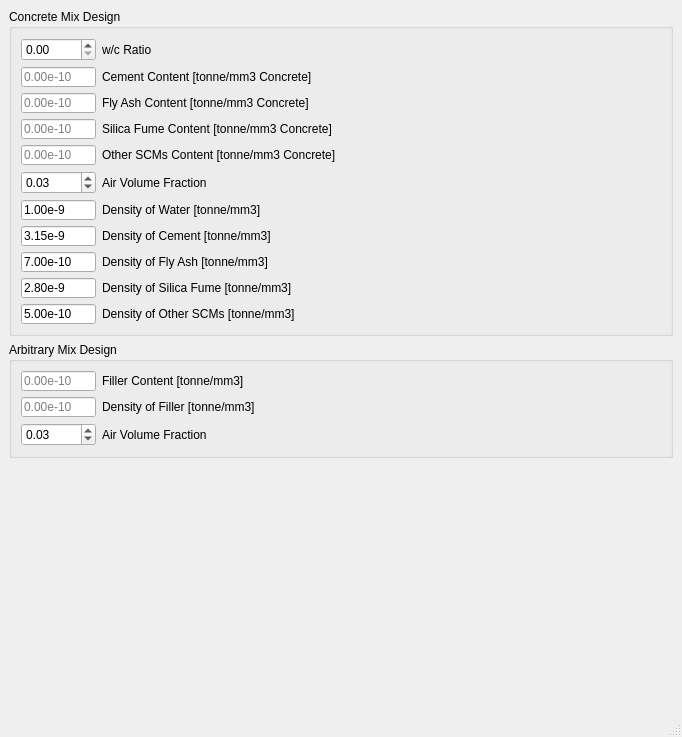
<?xml version="1.0" encoding="UTF-8"?>
<ui version="4.0">
 <class>MainWindow</class>
 <widget class="QMainWindow" name="MainWindow">
  <property name="geometry">
   <rect>
    <x>0</x>
    <y>0</y>
    <width>682</width>
    <height>737</height>
   </rect>
  </property>
  <property name="sizePolicy">
   <sizepolicy hsizetype="Expanding" vsizetype="Preferred">
    <horstretch>0</horstretch>
    <verstretch>0</verstretch>
   </sizepolicy>
  </property>
  <property name="windowTitle">
   <string>MainWindow</string>
  </property>
  <widget class="QWidget" name="centralwidget">
   <property name="sizePolicy">
    <sizepolicy hsizetype="Expanding" vsizetype="Expanding">
     <horstretch>0</horstretch>
     <verstretch>0</verstretch>
    </sizepolicy>
   </property>
   <layout class="QGridLayout" name="gridLayout_2">
    <item row="0" column="0">
     <widget class="QGroupBox" name="groupBox">
      <property name="title">
       <string>Concrete Mix Design</string>
      </property>
      <layout class="QVBoxLayout" name="verticalLayout">
       <item>
        <layout class="QHBoxLayout" name="horizontalLayout">
         <item>
          <widget class="QDoubleSpinBox" name="wcRatio">
           <property name="sizePolicy">
            <sizepolicy hsizetype="Fixed" vsizetype="Fixed">
             <horstretch>0</horstretch>
             <verstretch>0</verstretch>
            </sizepolicy>
           </property>
           <property name="minimumSize">
            <size>
             <width>75</width>
             <height>0</height>
            </size>
           </property>
           <property name="suffix">
            <string/>
           </property>
          </widget>
         </item>
         <item>
          <widget class="QLabel" name="label_6">
           <property name="text">
            <string>w/c Ratio</string>
           </property>
          </widget>
         </item>
        </layout>
       </item>
       <item>
        <layout class="QHBoxLayout" name="horizontalLayout_2">
         <item>
          <widget class="QLineEdit" name="cementContent">
           <property name="minimumSize">
            <size>
             <width>75</width>
             <height>20</height>
            </size>
           </property>
           <property name="maximumSize">
            <size>
             <width>75</width>
             <height>20</height>
            </size>
           </property>
           <property name="text">
            <string/>
           </property>
           <property name="placeholderText">
            <string>0.00e-10</string>
           </property>
          </widget>
         </item>
         <item>
          <widget class="QLabel" name="label_7">
           <property name="text">
            <string>Cement Content [tonne/mm3 Concrete]</string>
           </property>
          </widget>
         </item>
        </layout>
       </item>
       <item>
        <layout class="QHBoxLayout" name="horizontalLayout_9">
         <item>
          <widget class="QLineEdit" name="flyashContent">
           <property name="enabled">
            <bool>true</bool>
           </property>
           <property name="minimumSize">
            <size>
             <width>75</width>
             <height>20</height>
            </size>
           </property>
           <property name="maximumSize">
            <size>
             <width>75</width>
             <height>20</height>
            </size>
           </property>
           <property name="text">
            <string/>
           </property>
           <property name="placeholderText">
            <string>0.00e-10</string>
           </property>
          </widget>
         </item>
         <item>
          <widget class="QLabel" name="label_11">
           <property name="enabled">
            <bool>true</bool>
           </property>
           <property name="text">
            <string>Fly Ash Content [tonne/mm3 Concrete]</string>
           </property>
          </widget>
         </item>
        </layout>
       </item>
       <item>
        <layout class="QHBoxLayout" name="horizontalLayout_10">
         <item>
          <widget class="QLineEdit" name="silicaContent">
           <property name="enabled">
            <bool>true</bool>
           </property>
           <property name="minimumSize">
            <size>
             <width>75</width>
             <height>20</height>
            </size>
           </property>
           <property name="maximumSize">
            <size>
             <width>75</width>
             <height>20</height>
            </size>
           </property>
           <property name="text">
            <string/>
           </property>
           <property name="placeholderText">
            <string>0.00e-10</string>
           </property>
          </widget>
         </item>
         <item>
          <widget class="QLabel" name="label_12">
           <property name="enabled">
            <bool>true</bool>
           </property>
           <property name="text">
            <string>Silica Fume Content [tonne/mm3 Concrete]</string>
           </property>
          </widget>
         </item>
        </layout>
       </item>
       <item>
        <layout class="QHBoxLayout" name="horizontalLayout_11">
         <item>
          <widget class="QLineEdit" name="scmContent">
           <property name="enabled">
            <bool>true</bool>
           </property>
           <property name="minimumSize">
            <size>
             <width>75</width>
             <height>20</height>
            </size>
           </property>
           <property name="maximumSize">
            <size>
             <width>75</width>
             <height>20</height>
            </size>
           </property>
           <property name="text">
            <string/>
           </property>
           <property name="placeholderText">
            <string>0.00e-10</string>
           </property>
          </widget>
         </item>
         <item>
          <widget class="QLabel" name="label_13">
           <property name="enabled">
            <bool>true</bool>
           </property>
           <property name="text">
            <string>Other SCMs Content [tonne/mm3 Concrete]</string>
           </property>
          </widget>
         </item>
        </layout>
       </item>
       <item>
        <layout class="QHBoxLayout" name="horizontalLayout_3">
         <item>
          <widget class="QDoubleSpinBox" name="airFrac">
           <property name="sizePolicy">
            <sizepolicy hsizetype="Fixed" vsizetype="Fixed">
             <horstretch>0</horstretch>
             <verstretch>0</verstretch>
            </sizepolicy>
           </property>
           <property name="minimumSize">
            <size>
             <width>75</width>
             <height>0</height>
            </size>
           </property>
           <property name="suffix">
            <string/>
           </property>
           <property name="maximum">
            <double>1.000000000000000</double>
           </property>
           <property name="singleStep">
            <double>0.010000000000000</double>
           </property>
           <property name="value">
            <double>0.030000000000000</double>
           </property>
          </widget>
         </item>
         <item>
          <widget class="QLabel" name="label_8">
           <property name="text">
            <string>Air Volume Fraction</string>
           </property>
          </widget>
         </item>
        </layout>
       </item>
       <item>
        <layout class="QHBoxLayout" name="horizontalLayout_6">
         <item>
          <widget class="QLineEdit" name="waterDensity">
           <property name="minimumSize">
            <size>
             <width>75</width>
             <height>20</height>
            </size>
           </property>
           <property name="maximumSize">
            <size>
             <width>75</width>
             <height>20</height>
            </size>
           </property>
           <property name="text">
            <string>1.00e-9</string>
           </property>
           <property name="placeholderText">
            <string>1.00e-9</string>
           </property>
          </widget>
         </item>
         <item>
          <widget class="QLabel" name="label_15">
           <property name="text">
            <string>Density of Water [tonne/mm3]</string>
           </property>
          </widget>
         </item>
        </layout>
       </item>
       <item>
        <layout class="QHBoxLayout" name="horizontalLayout_7">
         <item>
          <widget class="QLineEdit" name="cementDensity">
           <property name="minimumSize">
            <size>
             <width>75</width>
             <height>20</height>
            </size>
           </property>
           <property name="maximumSize">
            <size>
             <width>75</width>
             <height>20</height>
            </size>
           </property>
           <property name="text">
            <string>3.15e-9</string>
           </property>
           <property name="placeholderText">
            <string>3.15e-9</string>
           </property>
          </widget>
         </item>
         <item>
          <widget class="QLabel" name="label_16">
           <property name="text">
            <string>Density of Cement [tonne/mm3]</string>
           </property>
          </widget>
         </item>
        </layout>
       </item>
       <item>
        <layout class="QHBoxLayout" name="horizontalLayout_12">
         <item>
          <widget class="QLineEdit" name="flyashDensity">
           <property name="enabled">
            <bool>true</bool>
           </property>
           <property name="minimumSize">
            <size>
             <width>75</width>
             <height>20</height>
            </size>
           </property>
           <property name="maximumSize">
            <size>
             <width>75</width>
             <height>20</height>
            </size>
           </property>
           <property name="text">
            <string>7.00e-10</string>
           </property>
           <property name="placeholderText">
            <string>3.15e-9</string>
           </property>
          </widget>
         </item>
         <item>
          <widget class="QLabel" name="label_18">
           <property name="enabled">
            <bool>true</bool>
           </property>
           <property name="text">
            <string>Density of Fly Ash [tonne/mm3]</string>
           </property>
          </widget>
         </item>
        </layout>
       </item>
       <item>
        <layout class="QHBoxLayout" name="horizontalLayout_13">
         <item>
          <widget class="QLineEdit" name="silicaDensity">
           <property name="enabled">
            <bool>true</bool>
           </property>
           <property name="minimumSize">
            <size>
             <width>75</width>
             <height>20</height>
            </size>
           </property>
           <property name="maximumSize">
            <size>
             <width>75</width>
             <height>20</height>
            </size>
           </property>
           <property name="text">
            <string>2.80e-9</string>
           </property>
           <property name="placeholderText">
            <string>3.15e-9</string>
           </property>
          </widget>
         </item>
         <item>
          <widget class="QLabel" name="label_19">
           <property name="enabled">
            <bool>true</bool>
           </property>
           <property name="text">
            <string>Density of Silica Fume [tonne/mm3]</string>
           </property>
          </widget>
         </item>
        </layout>
       </item>
       <item>
        <layout class="QHBoxLayout" name="horizontalLayout_14">
         <item>
          <widget class="QLineEdit" name="scmDensity">
           <property name="enabled">
            <bool>true</bool>
           </property>
           <property name="minimumSize">
            <size>
             <width>75</width>
             <height>20</height>
            </size>
           </property>
           <property name="maximumSize">
            <size>
             <width>75</width>
             <height>20</height>
            </size>
           </property>
           <property name="text">
            <string>5.00e-10</string>
           </property>
           <property name="placeholderText">
            <string>3.15e-9</string>
           </property>
          </widget>
         </item>
         <item>
          <widget class="QLabel" name="label_20">
           <property name="enabled">
            <bool>true</bool>
           </property>
           <property name="text">
            <string>Density of Other SCMs [tonne/mm3]</string>
           </property>
          </widget>
         </item>
        </layout>
       </item>
      </layout>
     </widget>
    </item>
    <item row="1" column="0">
     <widget class="QGroupBox" name="groupBox_2">
      <property name="enabled">
       <bool>true</bool>
      </property>
      <property name="title">
       <string>Arbitrary Mix Design</string>
      </property>
      <layout class="QGridLayout" name="gridLayout">
       <item row="0" column="0">
        <layout class="QHBoxLayout" name="horizontalLayout_4">
         <item>
          <widget class="QLineEdit" name="fillerContent">
           <property name="minimumSize">
            <size>
             <width>75</width>
             <height>20</height>
            </size>
           </property>
           <property name="maximumSize">
            <size>
             <width>75</width>
             <height>20</height>
            </size>
           </property>
           <property name="text">
            <string/>
           </property>
           <property name="placeholderText">
            <string>0.00e-10</string>
           </property>
          </widget>
         </item>
         <item>
          <widget class="QLabel" name="label_9">
           <property name="text">
            <string>Filler Content [tonne/mm3]</string>
           </property>
          </widget>
         </item>
        </layout>
       </item>
       <item row="1" column="0">
        <layout class="QHBoxLayout" name="horizontalLayout_8">
         <item>
          <widget class="QLineEdit" name="fillerDensity">
           <property name="enabled">
            <bool>true</bool>
           </property>
           <property name="minimumSize">
            <size>
             <width>75</width>
             <height>20</height>
            </size>
           </property>
           <property name="maximumSize">
            <size>
             <width>75</width>
             <height>20</height>
            </size>
           </property>
           <property name="text">
            <string/>
           </property>
           <property name="placeholderText">
            <string>0.00e-10</string>
           </property>
          </widget>
         </item>
         <item>
          <widget class="QLabel" name="label_17">
           <property name="text">
            <string>Density of Filler [tonne/mm3]</string>
           </property>
          </widget>
         </item>
        </layout>
       </item>
       <item row="2" column="0">
        <layout class="QHBoxLayout" name="horizontalLayout_5">
         <item>
          <widget class="QDoubleSpinBox" name="airFracArb">
           <property name="enabled">
            <bool>true</bool>
           </property>
           <property name="sizePolicy">
            <sizepolicy hsizetype="Fixed" vsizetype="Fixed">
             <horstretch>0</horstretch>
             <verstretch>0</verstretch>
            </sizepolicy>
           </property>
           <property name="minimumSize">
            <size>
             <width>75</width>
             <height>0</height>
            </size>
           </property>
           <property name="suffix">
            <string/>
           </property>
           <property name="maximum">
            <double>1.000000000000000</double>
           </property>
           <property name="singleStep">
            <double>0.010000000000000</double>
           </property>
           <property name="value">
            <double>0.030000000000000</double>
           </property>
          </widget>
         </item>
         <item>
          <widget class="QLabel" name="label_10">
           <property name="text">
            <string>Air Volume Fraction</string>
           </property>
          </widget>
         </item>
        </layout>
       </item>
      </layout>
     </widget>
    </item>
    <item row="2" column="0">
     <spacer name="spacer">
      <property name="orientation">
       <enum>Qt::Vertical</enum>
      </property>
      <property name="sizeType">
       <enum>QSizePolicy::Expanding</enum>
      </property>
      <property name="sizeHint" stdset="0">
       <size>
        <width>20</width>
        <height>84</height>
       </size>
      </property>
     </spacer>
    </item>
   </layout>
  </widget>
  <widget class="QMenuBar" name="menubar">
   <property name="geometry">
    <rect>
     <x>0</x>
     <y>0</y>
     <width>682</width>
     <height>21</height>
    </rect>
   </property>
  </widget>
  <widget class="QStatusBar" name="statusbar"/>
 </widget>
 <resources/>
 <connections/>
</ui>
